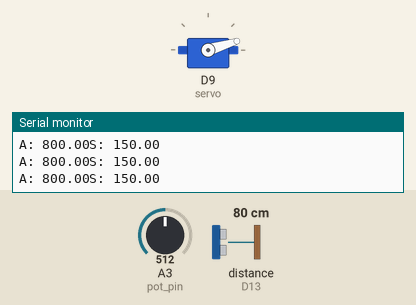
Simulated run of this program. Board: Arduino Due. Shown: servo, the last lines printed to the serial monitor. The inputs (shaded band) are chosen by the test bench; at power-on: distance to the obstacle (sensor on D13) 80 cm, A3 (pot_pin) = 512.

Above: at 1.2 s.
1.3 s: distance to the obstacle (sensor on D13) set to 2 cm
At 2.4 s:
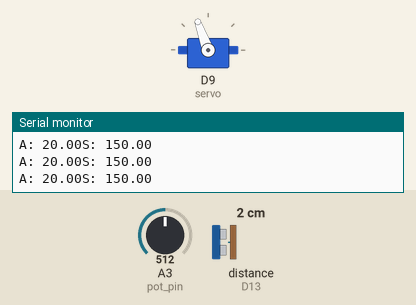
3.0 s: A3 (pot_pin) set to 716
At 3.15 s:
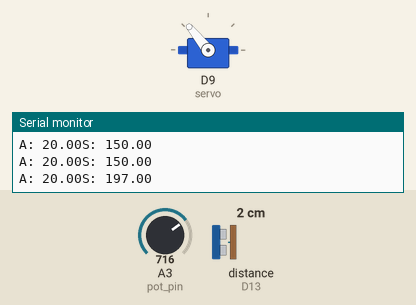
4.7 s: distance to the obstacle (sensor on D13) set to 18 cm
At 5.2 s:
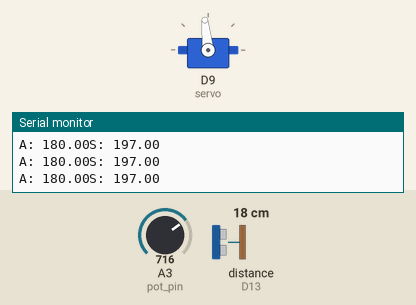
6.4 s: A3 (pot_pin) set to 511
At 6.57 s:
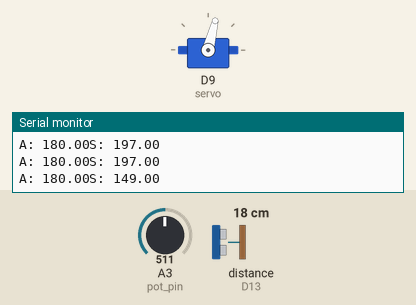
8.1 s: distance to the obstacle (sensor on D13) set to 35 cm
At 8.28 s:
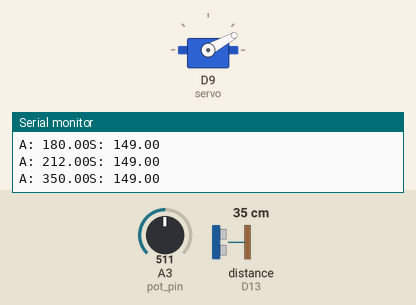
9.8 s: distance to the obstacle (sensor on D13) set to 4 cm
At 10.7 s:
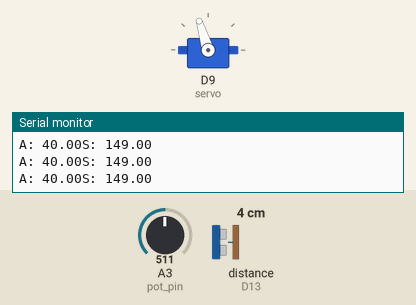
Timing chart, 0 to 12.4 s (numbered marks = the images above; inputs shaded):
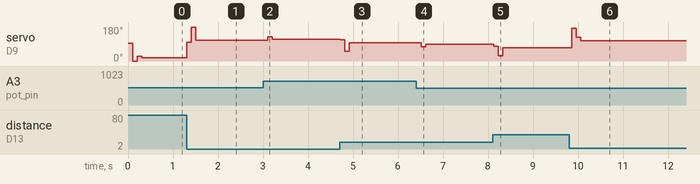

The program:

main.cpp
```cpp
#include <Arduino.h>
#include <pid.hpp>
#include <Servo.h>
#include <Ultrasonic.h>

#define SCREEN_WIDTH 128 // OLED display width, in pixels
#define SCREEN_HEIGHT 32 // OLED display height, in pixels
#define OLED_RESET     -1 // Reset pin # (or -1 if sharing Arduino reset pin)
#define SCREEN_ADDRESS 0x3C ///< See datasheet for Address; 0x3D for 128x64, 0x3C for 128x32
#define WIPWAP_LENGTH 250
#define MAX_SERVO 2130
#define MIN_SERVO 900
#define pl Serial.println
// #define DEBUG

Servo servo;

uint8_t pot_pin = A3;
uint16_t pot_value = 0;
Ultrasonic ultrasonic(12, 13);

float P =  2;
int I = 0;
int D = 500;

PID_properties present_pid;
PID_properties last_pid;

void ServoTest();

void TofTest();

void setup() {
  // wait until serial port opens for native USB devices
  Serial.begin(9600);
  while (! Serial){}
  digitalWrite(SDA, 0);
  digitalWrite(SCL, 0);
  servo.writeMicroseconds((MIN_SERVO + MAX_SERVO)/2);
  servo.attach(9);    // Attach servo unit to pin 9
  setupPid(present_pid, WIPWAP_LENGTH/2, P, I, D);
  setupPid(last_pid, WIPWAP_LENGTH/2, P, I, D);
}

void TofTest()
{
  while(1)
  {
    auto start = millis();
    auto range = ultrasonic.read();
    auto done = millis() - start;
    pl(range);
  }
}

void ServoTest()
{
  while(1)
  {
    for(uint16_t i = MIN_SERVO; i  < MAX_SERVO; i+=5)
    {
      servo.writeMicroseconds(i);
      pl(i);
      delay(10);
    }
        for(uint16_t i = MAX_SERVO; i  !=  MIN_SERVO; i-=5)
    {
      servo.writeMicroseconds(i);
      pl(i);
      delay(10);
    }
  }
}

uint16_t collectReadings(uint16_t time_ms)
{
  uint16_t total_range = 0;
  uint16_t nr_of_readings = 0;
  uint32_t start = millis();
  for(; start+time_ms > millis(); nr_of_readings++)
  {
    total_range += ultrasonic.read() * 10;
  }
  return total_range / nr_of_readings;
}

void loop()
{
  uint16_t current_range = collectReadings(100);
  updatePid(current_range, present_pid, last_pid);
  present_pid.set_point = map(analogRead(pot_pin), 0, 1024, 30, 270);
  int angle = map(present_pid.output, -1000, 1000, MIN_SERVO, MAX_SERVO);
  servo.writeMicroseconds(angle);
}
```

pid.cpp
```cpp
#include <pid.hpp>
#define DEBUG

void setupPid(PID_properties & pid, float  set_point, float  kp, float  ki, float  kd)
{
  pid.set_point = set_point;
  pid.kp        = kp;
  pid.ki        = ki;
  pid.kd        = kd;
  pid.actual    = 0;
  pid.error_div = 0;
  pid.error     = 0;
  pid.error_sum = 0;
  pid.output    = 0;
  pid.time      = millis();
}

void updatePid(float  actual, PID_properties & present, PID_properties & last)
{
  present.time      = millis();
  present.actual    = actual;
  present.error     = present.set_point - present.actual;

  int dt = present.time-last.time;
  int de = present.error - last.error;
  present.error_div = float(de) / float(dt);

  present.error_sum = (present.error + present.error_sum);
  auto kdp = float(present.error) * present.kp;
  present.output    = kdp + present.error_sum * present.ki + present.kd * present.error_div;
  last              = present;

  #ifdef DEBUG
  Serial.print("A: ");
  Serial.print(present.actual);
  Serial.print("S: ");
  Serial.println(present.set_point);
  // Serial.print(" Error div: ");
  // Serial.print(present.error_div);
  // Serial.print(" Error: ");
  // Serial.print(present.error);
  // Serial.print(" dt: ");
  // Serial.print(dt);
  // Serial.print(" O: ");
  // Serial.println(present.output);
  #endif
}
```

pid.hpp
```cpp
#ifndef __PID_HPP__
#define __PID_HPP__

#include <Arduino.h>
#include <Wire.h>

struct PID_properties
{
  float   set_point;
  float   actual;
  float  kp;
  float  ki;
  float   kd;
  float  error;
  float   error_sum;
  float  error_div;
  float   output;
  uint32_t time;
};

void setupPid(PID_properties & pid, float  set_point, float  kp, float  ki, float  kd);

void updatePid(float  actual, PID_properties & present, PID_properties & last);

#endif
```

Measured:
- after the input at 1.3 s, servo on D9 (servo): 17° → 98° at once, → 180° 0.10 s later, → 110° 0.10 s later
- after the input at 3.0 s, servo on D9 (servo): 110° → 129° after 0.11 s, → 115° 0.10 s later
- after the input at 4.7 s, servo on D9 (servo): 115° → 112° at once, → 51° 0.10 s later, → 96° 0.10 s later
- after the input at 6.4 s, servo on D9 (servo): 96° → 76° after 0.12 s, → 90° 0.10 s later
- after the input at 8.1 s, servo on D9 (servo): 90° → 77° at once, → 29° 0.10 s later, → 70° 0.10 s later
- after the input at 9.8 s, servo on D9 (servo): 70° → 174° after 0.06 s, → 125° 0.10 s later, → 107° 0.10 s later
